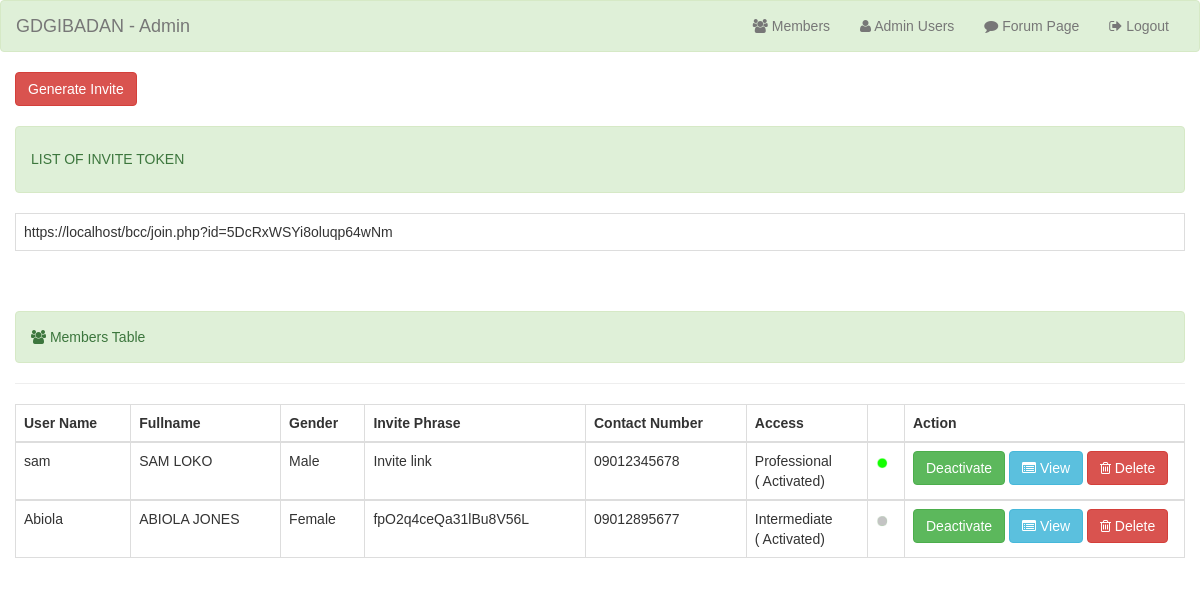
/admin/home.php (signed in), run on the app's committed database.
### tables this page shows
CREATE TABLE `invitemember` (
  `id` int(11) NOT NULL,
  `phrase` varchar(100) NOT NULL,
  `ilink` varchar(150) NOT NULL,
  `validity` int(11) NOT NULL
);

CREATE TABLE `members` (
  `member_id` int(11) NOT NULL,
  `image` varchar(100) NOT NULL,
  `firstname` varchar(20) NOT NULL,
  `surname` varchar(20) NOT NULL,
  `phnnumber` varchar(100) NOT NULL,
  `sex` varchar(6) NOT NULL,
  `invite` varchar(100) NOT NULL,
  `date_of_birth` varchar(100) NOT NULL,
  `username` varchar(100) NOT NULL,
  `password` varchar(100) NOT NULL,
  `access` varchar(50) NOT NULL,
  `status` varchar(100) NOT NULL,
  `acct_status` varchar(100) NOT NULL,
  `topic_ctr` int(11) NOT NULL,
  `threads_ctr` int(11) NOT NULL,
  `replies_ctr` int(11) NOT NULL,
  `delstatus` int(11) NOT NULL
);

### admin/data.php (the view, shortened to what this page needs)
<?php include('header.php');
?>
	<table cellpadding="0" cellspacing="0" border="0" class="table table-bordered" id="example" >
		<thead>
		<tr>
        	<th>User Name</th>
					<th>Fullname</th>
					<th>Gender</th>
					<th>Invite Phrase</th>
					<th>Contact Number</th>
					<th>Access</th>
                    	<th> </th>
					<th class="empty">Action</th>
		</tr>
		</thead>
		<tbody>
	  	<?php
		$query = $conn->query("select * from members where delstatus=0") or die(mysql_error());
		while ($row = $query->fetch()) {
			$id = $row['member_id'];
		?>
		<tr>
        	<td><?php echo $row['username']; ?></td>
		<td><?php echo $row['firstname']." ".$row['surname']; ?></td>
		<td><?php echo $row['sex']; ?></td>
		<td><?php echo $row['invite']; ?></td>
		<td><?php echo $row['phnnumber']; ?></td>
		<td><?php echo $row['access']."<br/>( ".$row['acct_status'].") "; ?></td>
        	<td><?php
            if($row['status']=="active"){
                ?>
            <img src="../images/active.png" width="12" height="12" alt="..." class="img-circle">
                 <?php
            }
            else
            {
                ?>
                <img src="../images/inactive.png" width="12" height="12" alt="..." class="img-circle">
             <?php
            }
             ?> </td>
		<td class="empty" width="280">
        <form method="POST">
	<?php if($row['acct_status']=="Activated"){
	   ?>
       	<button data-placement="left" title="Click to  Deactivate Member"  name="update"  class="btn btn-success">Deactivate</button>
       <?php
	}  ?>
	 <a   title="Click to View all Details" id="view<?php echo $id; ?>" href="view_profile.php<?php echo '?id='.$id; ?>" class="btn btn-info"><i class="fa fa-list-alt"></i> View</a>
             <a   title="Click to Remove Member" id="remove<?php echo $id; ?>" href="delete_member.php<?php echo '?id='.$id; ?>" class="btn btn-danger"><i class="fa fa-trash-o"></i> Delete</a>
		              </form>
		</td>
		</tr>
		</tbody>
        	<?php } ?>
	</table>

### admin/home.php (shortened to what this page needs)
<?php include('header.php'); ?>
<head>
</head>
  <body>
  <?php  include('navbar.php');  ?>
   <center>
   <table width="1200" border="0"><tr><td>
  <div class="container-fluid">
<div class="row">
  <div class="col-md-12">
	<form method="GET">
  <button type="submit" class="btn btn-danger">Generate Invite</button> </form>
    <br>
       <table cellpadding="0" cellspacing="0" border="0" class="table table-bordered" id="example" >
         <div class="alert alert-success">
    <h5>LIST OF INVITE TOKEN</h5>
         </div>
  <?php
$post_query = $conn->query("select * from invitemember where validity='1'");
        while($invite_row = $post_query->fetch()){
  ?>
    <tbody>
        <tr>
  <td><?php echo $invite_row['ilink']; }?></td>
</tr></tbody>
</table>
 <br><br>
	<div class="alert alert-success"><i class="fa fa-group"></i> Members Table</div>
	<hr/>
    <div id="load_tweets">
<?php include('data.php'); ?>
    </div>
  </div>
</div>
</div>
</td></tr>
 </table>
  </center>
  </body>
</html>

### css/my_style.css (style rules this page uses)
body { font-family:'ProximaNova-Light',Helvetica,Arial,sans-serif !important; }

### data on the page
invitemember: ilink "https://localhost/bcc/join.php?id=5DcRxWSYi8oluqp64wNm"
members: username "sam", firstname "SAM", surname "LOKO", sex "Male", invite "Invite link", phnnumber "09012345678", access "Professional", acct_status "Activated", shows "Deactivate"
members: username "Abiola", firstname "ABIOLA", surname "JONES", sex "Female", invite "fpO2q4ceQa31lBu8V56L", phnnumber "09012895677", access "Intermediate", acct_status "Activated", shows "Deactivate"
